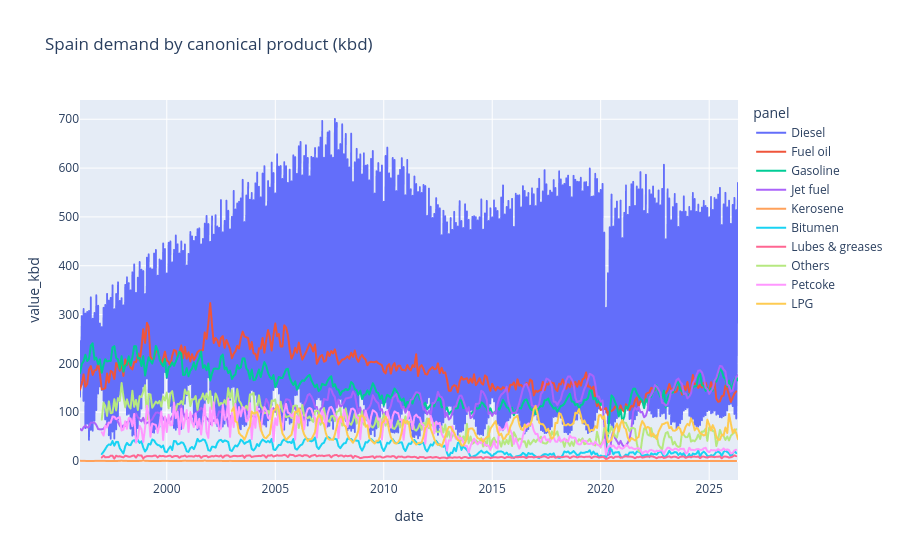

Notebook cell for this chart:
### Markdown cell above
## 4. Canonical rollup

### Code cell
fig_c = px.line(
    demand_canonical,
    x="date",
    y="value_kbd",
    color="panel",
    title="Spain demand by canonical product (kbd)",
)
fig_c.show()

### Figure 1 — Plotly figure (JSON) as saved in the notebook; plotly's stock layout.template omitted (floating-point values rounded to 4 significant figures; data arrays with more than 128 entries replaced by an {"elided": "..."} marker saying what was removed)
{"data": [{"hovertemplate": "panel=Diesel<br>date=%{x}<br>value_kbd=%{y}<extra></extra>", "legendgroup": "Diesel", "line": {"color": "#636efa", "dash": "solid"}, "marker": {"symbol": "circle"}, "mode": "lines", "name": "Diesel", "showlegend": true, "type": "scattergl", "x": {"elided": "729 str values"}, "xaxis": "x", "y": {"elided": "729 float values"}, "yaxis": "y"}, {"hovertemplate": "panel=Fuel oil<br>date=%{x}<br>value_kbd=%{y}<extra></extra>", "legendgroup": "Fuel oil", "line": {"color": "#EF553B", "dash": "solid"}, "marker": {"symbol": "circle"}, "mode": "lines", "name": "Fuel oil", "showlegend": true, "type": "scattergl", "x": {"elided": "364 str values"}, "xaxis": "x", "y": {"elided": "364 float values"}, "yaxis": "y"}, {"hovertemplate": "panel=Gasoline<br>date=%{x}<br>value_kbd=%{y}<extra></extra>", "legendgroup": "Gasoline", "line": {"color": "#00cc96", "dash": "solid"}, "marker": {"symbol": "circle"}, "mode": "lines", "name": "Gasoline", "showlegend": true, "type": "scattergl", "x": {"elided": "365 str values"}, "xaxis": "x", "y": {"elided": "365 float values"}, "yaxis": "y"}, {"hovertemplate": "panel=Jet fuel<br>date=%{x}<br>value_kbd=%{y}<extra></extra>", "legendgroup": "Jet fuel", "line": {"color": "#ab63fa", "dash": "solid"}, "marker": {"symbol": "circle"}, "mode": "lines", "name": "Jet fuel", "showlegend": true, "type": "scattergl", "x": {"elided": "365 str values"}, "xaxis": "x", "y": {"elided": "365 float values"}, "yaxis": "y"}, {"hovertemplate": "panel=Kerosene<br>date=%{x}<br>value_kbd=%{y}<extra></extra>", "legendgroup": "Kerosene", "line": {"color": "#FFA15A", "dash": "solid"}, "marker": {"symbol": "circle"}, "mode": "lines", "name": "Kerosene", "showlegend": true, "type": "scattergl", "x": {"elided": "364 str values"}, "xaxis": "x", "y": {"elided": "364 float values"}, "yaxis": "y"}, {"hovertemplate": "panel=Bitumen<br>date=%{x}<br>value_kbd=%{y}<extra></extra>", "legendgroup": "Bitumen", "line": {"color": "#19d3f3", "dash": "solid"}, "marker": {"symbol": "circle"}, "mode": "lines", "name": "Bitumen", "showlegend": true, "type": "scattergl", "x": {"elided": "352 str values"}, "xaxis": "x", "y": {"elided": "352 float values"}, "yaxis": "y"}, {"hovertemplate": "panel=Lubes & greases<br>date=%{x}<br>value_kbd=%{y}<extra></extra>", "legendgroup": "Lubes & greases", "line": {"color": "#FF6692", "dash": "solid"}, "marker": {"symbol": "circle"}, "mode": "lines", "name": "Lubes & greases", "showlegend": true, "type": "scattergl", "x": {"elided": "352 str values"}, "xaxis": "x", "y": {"elided": "352 float values"}, "yaxis": "y"}, {"hovertemplate": "panel=Others<br>date=%{x}<br>value_kbd=%{y}<extra></extra>", "legendgroup": "Others", "line": {"color": "#B6E880", "dash": "solid"}, "marker": {"symbol": "circle"}, "mode": "lines", "name": "Others", "showlegend": true, "type": "scattergl", "x": {"elided": "352 str values"}, "xaxis": "x", "y": {"elided": "352 float values"}, "yaxis": "y"}, {"hovertemplate": "panel=Petcoke<br>date=%{x}<br>value_kbd=%{y}<extra></extra>", "legendgroup": "Petcoke", "line": {"color": "#FF97FF", "dash": "solid"}, "marker": {"symbol": "circle"}, "mode": "lines", "name": "Petcoke", "showlegend": true, "type": "scattergl", "x": {"elided": "352 str values"}, "xaxis": "x", "y": {"elided": "352 float values"}, "yaxis": "y"}, {"hovertemplate": "panel=LPG<br>date=%{x}<br>value_kbd=%{y}<extra></extra>", "legendgroup": "LPG", "line": {"color": "#FECB52", "dash": "solid"}, "marker": {"symbol": "circle"}, "mode": "lines", "name": "LPG", "showlegend": true, "type": "scattergl", "x": {"elided": "281 str values"}, "xaxis": "x", "y": {"elided": "281 float values"}, "yaxis": "y"}], "layout": {"legend": {"title": {"text": "panel"}, "tracegroupgap": 0}, "title": {"text": "Spain demand by canonical product (kbd)"}, "xaxis": {"anchor": "y", "domain": [0, 1], "title": {"text": "date"}}, "yaxis": {"anchor": "x", "domain": [0, 1], "title": {"text": "value_kbd"}}}}
